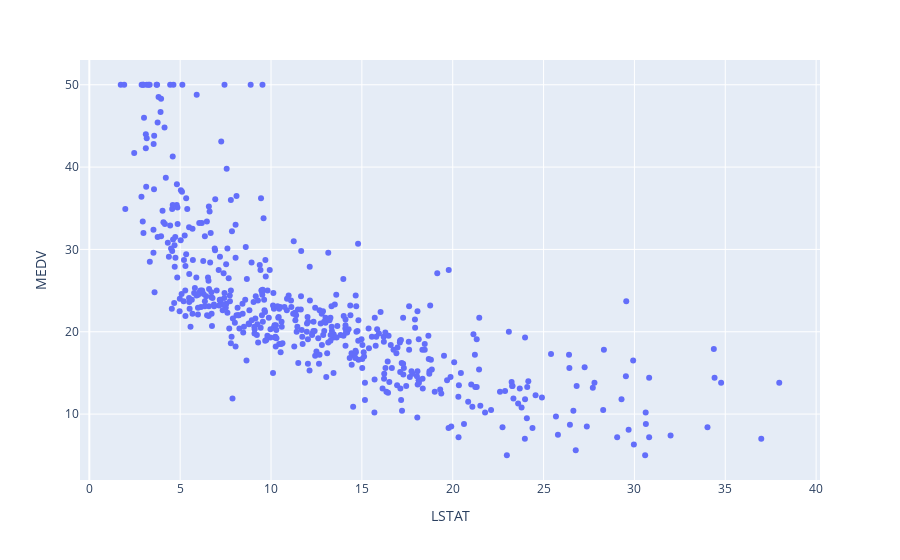

The code cell stored with this chart in its notebook:
### Code cell
fig = px.scatter(df, x=df.LSTAT, y=df.MEDV)
fig.show()

### Figure 1 — Plotly figure (JSON) as saved in the notebook; plotly's stock layout.template omitted (floating-point values rounded to 4 significant figures; data arrays with more than 128 entries replaced by an {"elided": "..."} marker saying what was removed)
{"data": [{"hovertemplate": "LSTAT=%{x}<br>MEDV=%{y}<extra></extra>", "legendgroup": "", "marker": {"color": "#636efa", "symbol": "circle"}, "mode": "markers", "name": "", "orientation": "v", "showlegend": false, "type": "scatter", "x": {"elided": "506 float values"}, "xaxis": "x", "y": {"elided": "506 float values"}, "yaxis": "y"}], "layout": {"autosize": true, "legend": {"tracegroupgap": 0}, "margin": {"t": 60}, "xaxis": {"anchor": "y", "autorange": true, "domain": [0, 1], "range": [-0.428, 40.13], "title": {"text": "LSTAT"}, "type": "linear"}, "yaxis": {"anchor": "x", "autorange": true, "domain": [0, 1], "range": [1.809, 53.19], "title": {"text": "MEDV"}, "type": "linear"}}}
